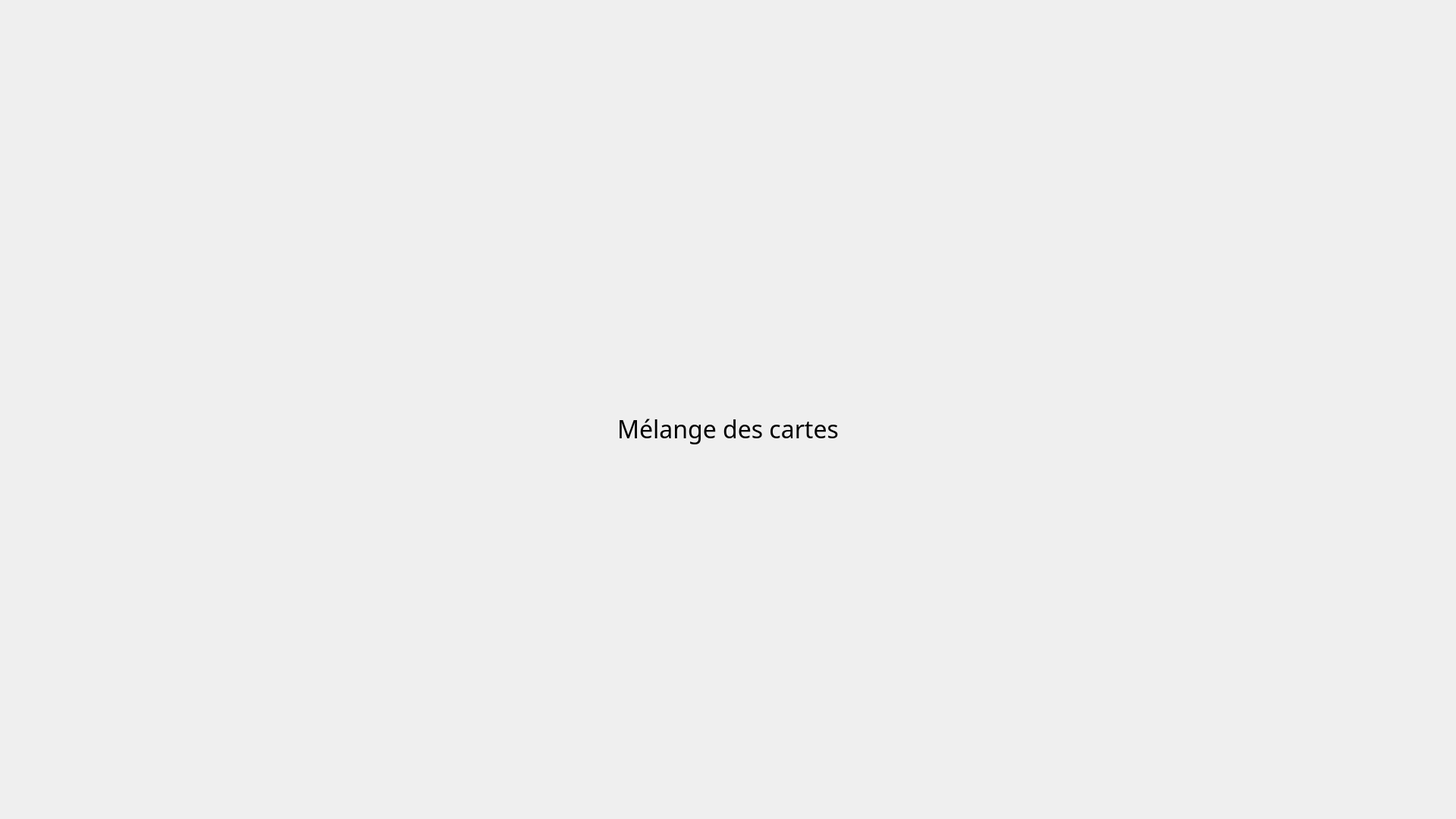
<?xml version="1.0" encoding="UTF-8"?>
<ui version="4.0">
 <class>Shuffle</class>
 <widget class="QWidget" name="Shuffle">
  <property name="geometry">
   <rect>
    <x>0</x>
    <y>0</y>
    <width>1920</width>
    <height>1080</height>
   </rect>
  </property>
  <property name="windowTitle">
   <string>Form</string>
  </property>
  <layout class="QGridLayout" name="gridLayout">
   <property name="leftMargin">
    <number>0</number>
   </property>
   <property name="topMargin">
    <number>0</number>
   </property>
   <property name="rightMargin">
    <number>0</number>
   </property>
   <property name="bottomMargin">
    <number>0</number>
   </property>
   <item row="0" column="0">
    <widget class="QWidget" name="shuffle_widget" native="true">
     <layout class="QGridLayout" name="gridLayout_2">
      <item row="0" column="0">
       <widget class="QLabel" name="Melangationnnnnnnnn">
        <property name="font">
         <font>
          <family>Nirmala UI Semilight</family>
         </font>
        </property>
        <property name="frameShape">
         <enum>QFrame::NoFrame</enum>
        </property>
        <property name="text">
         <string/>
        </property>
        <property name="pixmap">
         <pixmap resource="ressources.qrc">:/icones/images/shuffle.gif</pixmap>
        </property>
        <property name="alignment">
         <set>Qt::AlignCenter</set>
        </property>
       </widget>
      </item>
      <item row="1" column="0">
       <widget class="QLabel" name="label">
        <property name="font">
         <font>
          <family>Merriweather</family>
          <pointsize>24</pointsize>
         </font>
        </property>
        <property name="text">
         <string>Mélange des cartes</string>
        </property>
        <property name="alignment">
         <set>Qt::AlignHCenter|Qt::AlignTop</set>
        </property>
       </widget>
      </item>
     </layout>
    </widget>
   </item>
  </layout>
 </widget>
 <resources>
  <include location="ressources.qrc"/>
 </resources>
 <connections/>
</ui>
